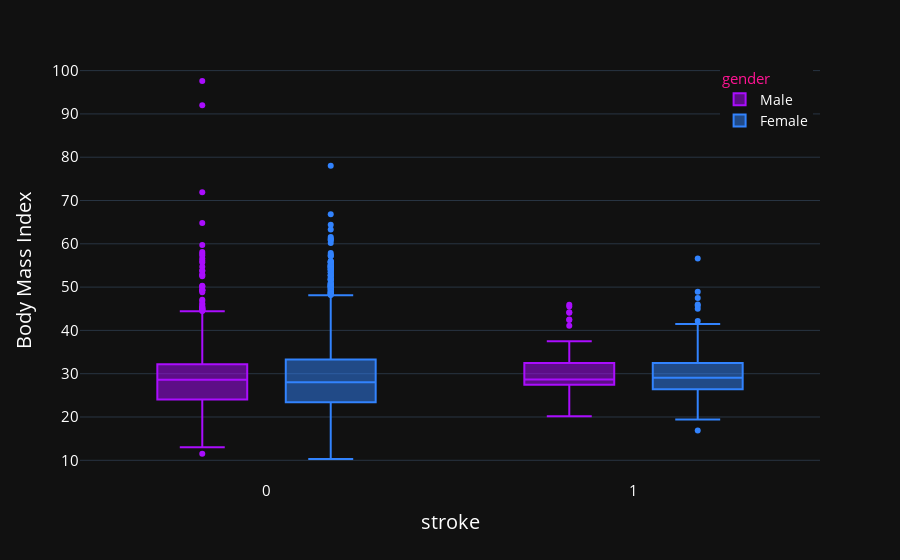

The cell this chart's notebook holds for it:
### Markdown cell above
From above plot it can be interpreted that in both the gender chances of getting stroke increases with age and if looked specifically then in males aged above 70 years have higher chances of getting stroke, on the other hand females aged above 72 years have higher chances of getting stroke. And It can also be seen in the female category there are some extreme outliers where children aged 1 and 14 also getting stroke. For this outlier detection was carried out and the findings were that in both the cases BMI was way above the normal range at that age.

### Code cell
fig = px.box(stroke,
             x='stroke',
             y='bmi',
             color='gender',
             color_discrete_sequence=px.colors.qualitative.Alphabet,
             labels={'bmi': 'Body Mass Index'},
             template='plotly_dark')

# fig.update_layout(xaxis=dict(showgrid=False),
#               yaxis=dict(showgrid=False))

fig.update_layout(font_color='white',
                  legend_title_font_color="deeppink",
                  legend_title_font_size=15,
                  yaxis=dict(tickfont=dict(size=15), titlefont=dict(size=20)),
                  xaxis=dict(tickfont=dict(size=15), titlefont=dict(size=20)),
                  legend_font_size=14)

fig.update_layout(legend=dict(yanchor="top", y=0.99, xanchor='right', x=0.99))

newnames = {'0': 'Male', '1': 'Female'}
fig.for_each_trace(lambda t: t.update(name=newnames[t.name],
                                      legendgroup=newnames[t.name],
                                      hovertemplate=t.hovertemplate.replace(
                                          t.name, newnames[t.name])))

fig.show()

### Figure 1 — Plotly figure (JSON) as saved in the notebook; plotly's stock layout.template omitted (floating-point values rounded to 4 significant figures; data arrays with more than 128 entries replaced by an {"elided": "..."} marker saying what was removed)
{"data": [{"alignmentgroup": "True", "hovertemplate": "gender=Male<br>stroke=%{x}<br>Body Mass Index=%{y}<extra></extra>", "legendgroup": "Male", "marker": {"color": "#AA0DFE"}, "name": "Male", "notched": false, "offsetgroup": "0", "orientation": "v", "showlegend": true, "type": "box", "x": {"elided": "2115 int values"}, "x0": " ", "xaxis": "x", "y": {"elided": "2115 float values"}, "y0": " ", "yaxis": "y"}, {"alignmentgroup": "True", "hovertemplate": "gender=Female<br>stroke=%{x}<br>Body Mass Index=%{y}<extra></extra>", "legendgroup": "Female", "marker": {"color": "#3283FE"}, "name": "Female", "notched": false, "offsetgroup": "1", "orientation": "v", "showlegend": true, "type": "box", "x": {"elided": "2994 int values"}, "x0": " ", "xaxis": "x", "y": {"elided": "2994 float values"}, "y0": " ", "yaxis": "y"}], "layout": {"boxmode": "group", "font": {"color": "white"}, "legend": {"font": {"size": 14}, "title": {"font": {"color": "deeppink", "size": 15}, "text": "gender"}, "tracegroupgap": 0, "x": 0.99, "xanchor": "right", "y": 0.99, "yanchor": "top"}, "margin": {"t": 60}, "xaxis": {"anchor": "y", "domain": [0, 1], "tickfont": {"size": 15}, "title": {"font": {"size": 20}, "text": "stroke"}}, "yaxis": {"anchor": "x", "domain": [0, 1], "tickfont": {"size": 15}, "title": {"font": {"size": 20}, "text": "Body Mass Index"}}}}
